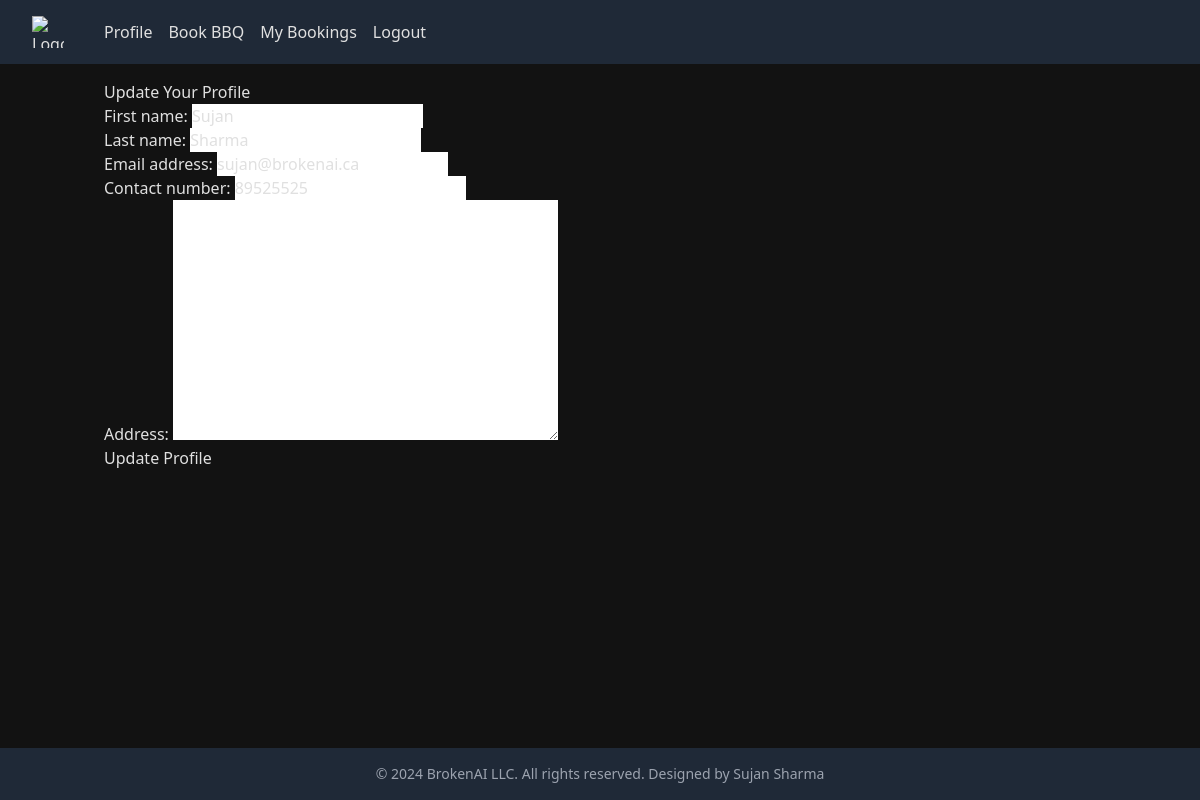
Screenshot of /update-profile/ (signed in) with the database file from the repository.
### accounts/models.py (models this page shows, shortened)
class CustomUser(AbstractUser):
    email = models.EmailField(_('email address'), unique=True)
    contact_number = models.CharField(max_length=15)
    address = models.TextField(blank=True)
    username = models.CharField(max_length=150, unique=True, blank=True)
    USERNAME_FIELD = 'email'
    REQUIRED_FIELDS = ['first_name', 'last_name', 'contact_number']
    objects = CustomUserManager()

### accounts/views.py (the view)
# urls.py: path('update-profile/', views.update_profile, name='update_profile'),
@login_required
def update_profile(request):
    if request.method == 'POST':
        form = UserProfileForm(request.POST, instance=request.user)
        if form.is_valid():
            form.save()
            return redirect('profile')  # Redirect to profile page after update
    else:
        form = UserProfileForm(instance=request.user)
    return render(request, 'update_profile.html', {'form': form})

### accounts/forms.py
class UserProfileForm(forms.ModelForm):
    class Meta:
        model = CustomUser
        fields = ['first_name', 'last_name', 'email', 'contact_number', 'address']

### accounts/templates/update_profile.html (shortened to what this page needs)
{% extends 'base.html' %}
{% block content %}
<h2>Update Your Profile</h2>
<form method="post">
    {{ form.as_p }}
    <button type="submit">Update Profile</button>
</form>
{% endblock %}

### accounts/templates/base.html (style rules this page uses)
body { background-color: #121212; color: #e0e0e0; }

### rows the page displays
CustomUser: first_name "Sujan", last_name "Sharma", email "sujan@brokenai.ca", contact_number "89525525"
